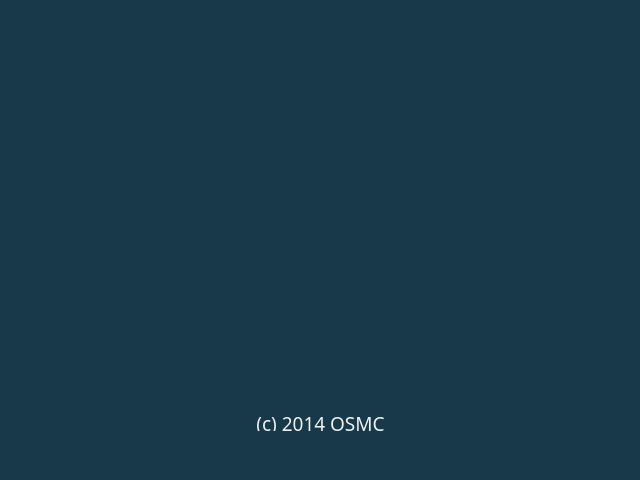
<?xml version="1.0" encoding="UTF-8"?>
<ui version="4.0">
 <class>MainWindow</class>
 <widget class="QMainWindow" name="MainWindow">
  <property name="geometry">
   <rect>
    <x>0</x>
    <y>0</y>
    <width>640</width>
    <height>480</height>
   </rect>
  </property>
  <property name="windowTitle">
   <string>Welcome to OSMC</string>
  </property>
  <property name="windowOpacity">
   <double>1.000000000000000</double>
  </property>
  <property name="autoFillBackground">
   <bool>false</bool>
  </property>
  <property name="styleSheet">
   <string notr="true">background-color: #17394A</string>
  </property>
  <widget class="QWidget" name="centralWidget">
   <widget class="QLabel" name="logoLabel">
    <property name="geometry">
     <rect>
      <x>0</x>
      <y>40</y>
      <width>641</width>
      <height>51</height>
     </rect>
    </property>
    <property name="text">
     <string/>
    </property>
    <property name="pixmap">
     <pixmap resource="assets.qrc">:/assets/resources/logo.png</pixmap>
    </property>
    <property name="alignment">
     <set>Qt::AlignCenter</set>
    </property>
   </widget>
   <widget class="QLabel" name="label">
    <property name="geometry">
     <rect>
      <x>10</x>
      <y>410</y>
      <width>621</width>
      <height>21</height>
     </rect>
    </property>
    <property name="font">
     <font>
      <family>Source Sans Pro</family>
     </font>
    </property>
    <property name="text">
     <string>&lt;html&gt;&lt;head/&gt;&lt;body&gt;&lt;p&gt;&lt;span style=&quot; font-size:14pt; color:#f0f0f0;&quot;&gt;(c) 2014 OSMC&lt;/span&gt;&lt;/p&gt;&lt;/body&gt;&lt;/html&gt;</string>
    </property>
    <property name="alignment">
     <set>Qt::AlignCenter</set>
    </property>
   </widget>
  </widget>
 </widget>
 <layoutdefault spacing="6" margin="11"/>
 <resources>
  <include location="assets.qrc"/>
 </resources>
 <connections/>
</ui>
